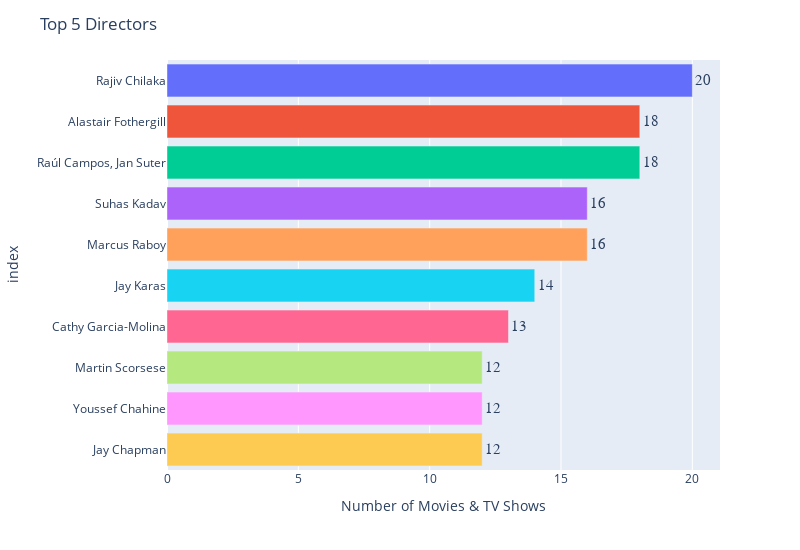

Source (notebook cell):
### Markdown cell above
Top 10 directors across Netflix with high frequency of movies and shows.

### Code cell
directors = df["director"].value_counts()[1:11]
directors

fig = px.bar(directors, 
       y =directors.index,
       x = directors,
       color=directors.index,
       text_auto=True,
       labels={"director": "Director", "x": "Number of Movies & TV Shows"},
       orientation= "h",
      )

fig.update_traces(
    textposition = "outside",
    outsidetextfont = {
        "family": "consolas",
         "size": 15,
    }
)
fig.update_layout(showlegend=False,height=550, width=800, title_text="Top 5 Directors")
iplot(fig)

### Figure 1 — Plotly figure (JSON) as saved in the notebook; plotly's stock layout.template omitted (floating-point values rounded to 4 significant figures)
{"data": [{"alignmentgroup": "True", "hovertemplate": "index=%{y}<br>Number of Movies & TV Shows=%{x}<extra></extra>", "legendgroup": "Rajiv Chilaka", "marker": {"color": "#636efa", "pattern": {"shape": ""}}, "name": "Rajiv Chilaka", "offsetgroup": "Rajiv Chilaka", "orientation": "h", "outsidetextfont": {"family": "consolas", "size": 15}, "showlegend": true, "textposition": "outside", "texttemplate": "%{x}", "type": "bar", "x": [20], "xaxis": "x", "y": ["Rajiv Chilaka"], "yaxis": "y"}, {"alignmentgroup": "True", "hovertemplate": "index=%{y}<br>Number of Movies & TV Shows=%{x}<extra></extra>", "legendgroup": "Alastair Fothergill", "marker": {"color": "#EF553B", "pattern": {"shape": ""}}, "name": "Alastair Fothergill", "offsetgroup": "Alastair Fothergill", "orientation": "h", "outsidetextfont": {"family": "consolas", "size": 15}, "showlegend": true, "textposition": "outside", "texttemplate": "%{x}", "type": "bar", "x": [18], "xaxis": "x", "y": ["Alastair Fothergill"], "yaxis": "y"}, {"alignmentgroup": "True", "hovertemplate": "index=%{y}<br>Number of Movies & TV Shows=%{x}<extra></extra>", "legendgroup": "Raúl Campos, Jan Suter", "marker": {"color": "#00cc96", "pattern": {"shape": ""}}, "name": "Raúl Campos, Jan Suter", "offsetgroup": "Raúl Campos, Jan Suter", "orientation": "h", "outsidetextfont": {"family": "consolas", "size": 15}, "showlegend": true, "textposition": "outside", "texttemplate": "%{x}", "type": "bar", "x": [18], "xaxis": "x", "y": ["Raúl Campos, Jan Suter"], "yaxis": "y"}, {"alignmentgroup": "True", "hovertemplate": "index=%{y}<br>Number of Movies & TV Shows=%{x}<extra></extra>", "legendgroup": "Suhas Kadav", "marker": {"color": "#ab63fa", "pattern": {"shape": ""}}, "name": "Suhas Kadav", "offsetgroup": "Suhas Kadav", "orientation": "h", "outsidetextfont": {"family": "consolas", "size": 15}, "showlegend": true, "textposition": "outside", "texttemplate": "%{x}", "type": "bar", "x": [16], "xaxis": "x", "y": ["Suhas Kadav"], "yaxis": "y"}, {"alignmentgroup": "True", "hovertemplate": "index=%{y}<br>Number of Movies & TV Shows=%{x}<extra></extra>", "legendgroup": "Marcus Raboy", "marker": {"color": "#FFA15A", "pattern": {"shape": ""}}, "name": "Marcus Raboy", "offsetgroup": "Marcus Raboy", "orientation": "h", "outsidetextfont": {"family": "consolas", "size": 15}, "showlegend": true, "textposition": "outside", "texttemplate": "%{x}", "type": "bar", "x": [16], "xaxis": "x", "y": ["Marcus Raboy"], "yaxis": "y"}, {"alignmentgroup": "True", "hovertemplate": "index=%{y}<br>Number of Movies & TV Shows=%{x}<extra></extra>", "legendgroup": "Jay Karas", "marker": {"color": "#19d3f3", "pattern": {"shape": ""}}, "name": "Jay Karas", "offsetgroup": "Jay Karas", "orientation": "h", "outsidetextfont": {"family": "consolas", "size": 15}, "showlegend": true, "textposition": "outside", "texttemplate": "%{x}", "type": "bar", "x": [14], "xaxis": "x", "y": ["Jay Karas"], "yaxis": "y"}, {"alignmentgroup": "True", "hovertemplate": "index=%{y}<br>Number of Movies & TV Shows=%{x}<extra></extra>", "legendgroup": "Cathy Garcia-Molina", "marker": {"color": "#FF6692", "pattern": {"shape": ""}}, "name": "Cathy Garcia-Molina", "offsetgroup": "Cathy Garcia-Molina", "orientation": "h", "outsidetextfont": {"family": "consolas", "size": 15}, "showlegend": true, "textposition": "outside", "texttemplate": "%{x}", "type": "bar", "x": [13], "xaxis": "x", "y": ["Cathy Garcia-Molina"], "yaxis": "y"}, {"alignmentgroup": "True", "hovertemplate": "index=%{y}<br>Number of Movies & TV Shows=%{x}<extra></extra>", "legendgroup": "Martin Scorsese", "marker": {"color": "#B6E880", "pattern": {"shape": ""}}, "name": "Martin Scorsese", "offsetgroup": "Martin Scorsese", "orientation": "h", "outsidetextfont": {"family": "consolas", "size": 15}, "showlegend": true, "textposition": "outside", "texttemplate": "%{x}", "type": "bar", "x": [12], "xaxis": "x", "y": ["Martin Scorsese"], "yaxis": "y"}, {"alignmentgroup": "True", "hovertemplate": "index=%{y}<br>Number of Movies & TV Shows=%{x}<extra></extra>", "legendgroup": "Youssef Chahine", "marker": {"color": "#FF97FF", "pattern": {"shape": ""}}, "name": "Youssef Chahine", "offsetgroup": "Youssef Chahine", "orientation": "h", "outsidetextfont": {"family": "consolas", "size": 15}, "showlegend": true, "textposition": "outside", "texttemplate": "%{x}", "type": "bar", "x": [12], "xaxis": "x", "y": ["Youssef Chahine"], "yaxis": "y"}, {"alignmentgroup": "True", "hovertemplate": "index=%{y}<br>Number of Movies & TV Shows=%{x}<extra></extra>", "legendgroup": "Jay Chapman", "marker": {"color": "#FECB52", "pattern": {"shape": ""}}, "name": "Jay Chapman", "offsetgroup": "Jay Chapman", "orientation": "h", "outsidetextfont": {"family": "consolas", "size": 15}, "showlegend": true, "textposition": "outside", "texttemplate": "%{x}", "type": "bar", "x": [12], "xaxis": "x", "y": ["Jay Chapman"], "yaxis": "y"}], "layout": {"barmode": "relative", "height": 550, "legend": {"title": {"text": "index"}, "tracegroupgap": 0}, "margin": {"t": 60}, "showlegend": false, "title": {"text": "Top 5 Directors"}, "width": 800, "xaxis": {"anchor": "y", "domain": [0, 1], "title": {"text": "Number of Movies & TV Shows"}}, "yaxis": {"anchor": "x", "categoryarray": ["Jay Chapman", "Youssef Chahine", "Martin Scorsese", "Cathy Garcia-Molina", "Jay Karas", "Marcus Raboy", "Suhas Kadav", "Raúl Campos, Jan Suter", "Alastair Fothergill", "Rajiv Chilaka"], "categoryorder": "array", "domain": [0, 1], "title": {"text": "index"}}}}
